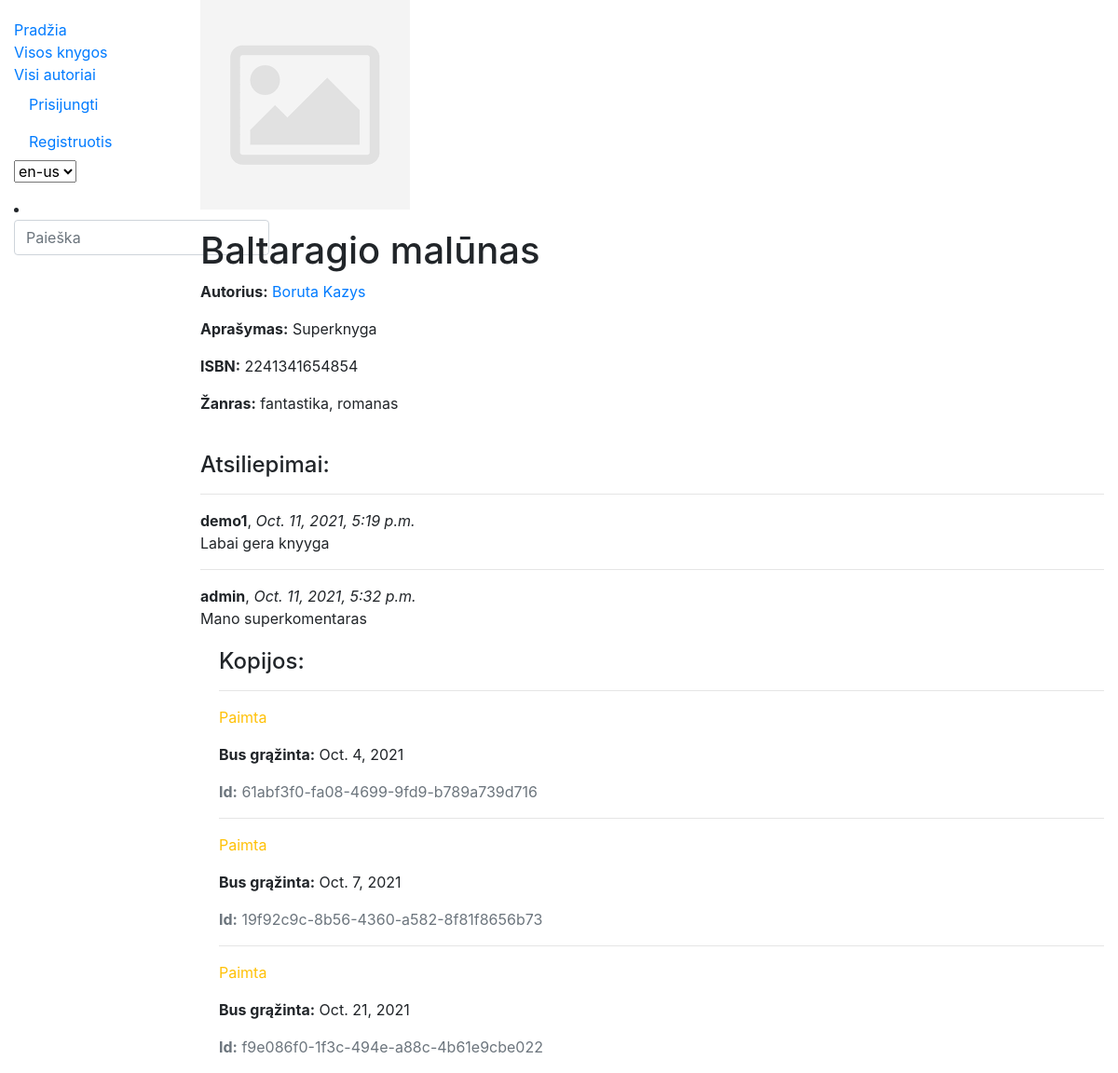
The page /library/books/1 on the database as committed earlier.
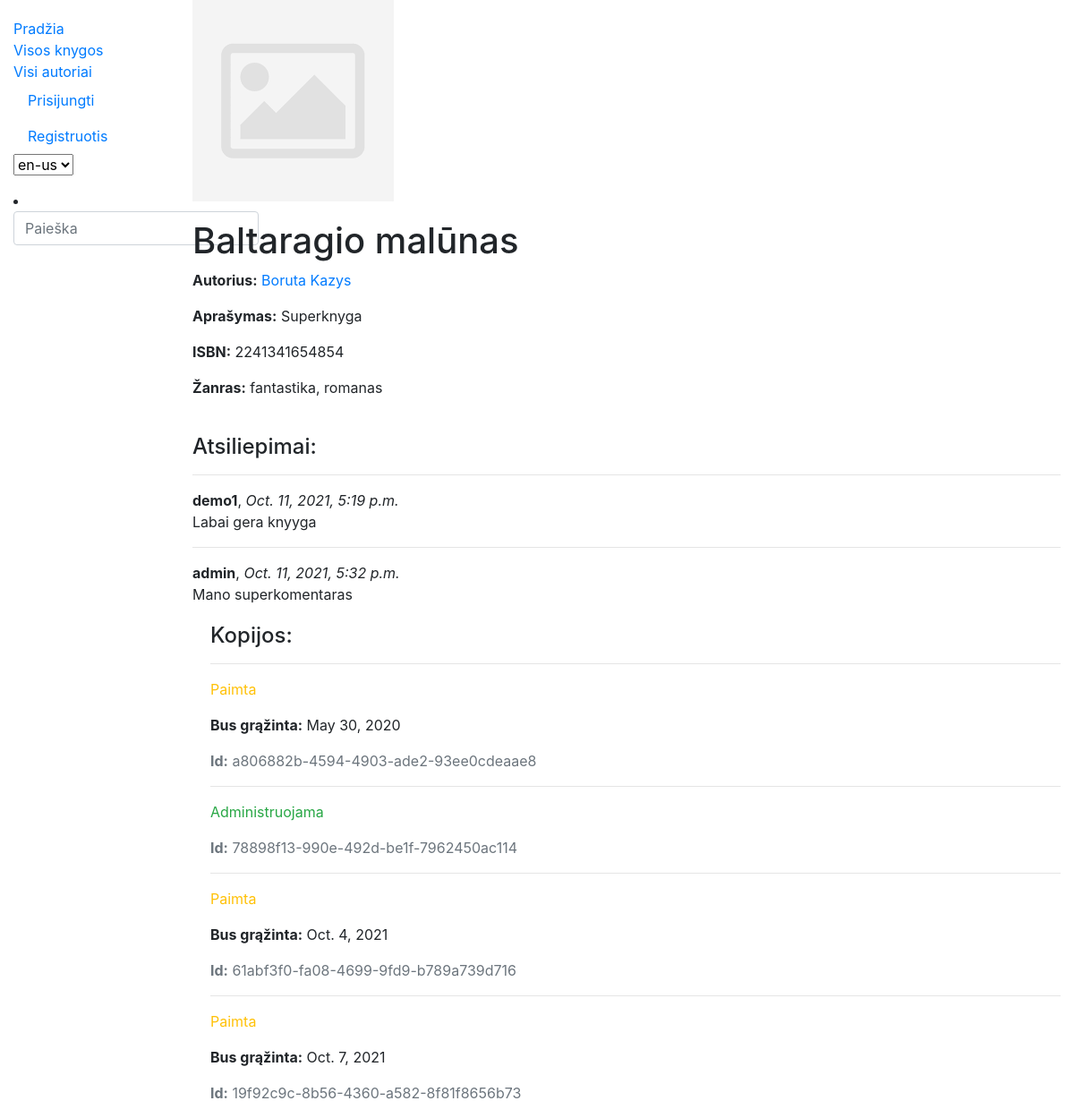
The same page on the database as committed later.
### library/models.py (models this page shows, shortened)
class Book(models.Model):
    title = models.CharField(_('Title'), max_length=200)
    author = models.ForeignKey('Author', on_delete=models.SET_NULL, null=True, related_name='books')
    summary = models.TextField(_('Summary'), max_length=1000, help_text=_('Shot book summary'))
    isbn = models.CharField('ISBN', max_length=13,
                            help_text='13 Simbolių <a href="https://www.isbn-international.org/content/what-isbn">ISBN kodas</a>')
    genre = models.ManyToManyField(Genre, help_text=_('Please choose genres'))
    cover = models.ImageField(_('Cover'), upload_to='covers', null=True)
    def display_genre(self):
        return ', '.join(genre.name for genre in self.genre.all()[:3])
    display_genre.short_description = 'Žanras'
    class Meta:
        verbose_name = 'Knyga'
        verbose_name_plural = 'Knygos'

class Author(models.Model):
    first_name = models.CharField('Vardas', max_length=100)
    last_name = models.CharField('Pavardė', max_length=100)
    description = HTMLField('Aprašymas', null=True)
    def display_books(self):
        return ', '.join(book.title for book in self.books.all()[:3])
    display_books.short_description = 'Knygos'
    class Meta:
        ordering = ['last_name', 'first_name']
        verbose_name = 'Autorius'
        verbose_name_plural = 'Autoriai'
    def __str__(self):
        return f'{self.last_name} {self.first_name}'

class Genre(models.Model):
    name = models.CharField('Pavadinimas', max_length=200, help_text='Įveskite knygos žanrą (pvz. detektyvas)')
    def __str__(self):
        return self.name
    class Meta:
        verbose_name = 'Žanras'
        verbose_name_plural = 'Žanrai'

class BookReview(models.Model):
    book = models.ForeignKey('Book', on_delete=models.SET_NULL, null=True, blank=True)
    reviewer = models.ForeignKey(User, on_delete=models.SET_NULL, null=True, blank=True)
    date_created = models.DateTimeField(auto_now_add=True)
    content = models.TextField('Atsiliepimas', max_length=2000)

class BookInstance(models.Model):
    id = models.UUIDField(primary_key=True, default=uuid.uuid4, help_text='Unikalus ID knygos kopijai')
    book = models.ForeignKey('Book', on_delete=models.SET_NULL, null=True)
    due_back = models.DateField('Bus prieinama', null=True, blank=True)
    reader = models.ForeignKey(User, on_delete=models.SET_NULL, null=True, blank=True)
    LOAN_STATUS = (
        ('a', 'Administruojama'),
        ('p', 'Paimta'),
        ('g', 'Galima paimti'),
        ('r', 'Rezervuota'),
    )
    status = models.CharField(
        max_length=1,
        choices=LOAN_STATUS,
        blank=True,
        default='p',
        help_text='Statusas',
    )
    class Meta:
        ordering = ['due_back']
        verbose_name = 'Knygos egzempliorius'
        verbose_name_plural = 'Knygų egzemplioriai'

### library/views.py (the view, shortened to what this page needs)
# urls.py: path('books/<int:pk>', views.BookDetailView.as_view(), name='book-detail'),
class BookDetailView(FormMixin, generic.DetailView):
    model = Book
    template_name = 'book_detail.html'
    form_class = BookReviewForm
    class Meta:
        ordering = ['title']
    def get_context_data(self, *args, **kwargs):
       context = super(BookDetailView, self).get_context_data(**kwargs)
       context['form'] = BookReviewForm(initial={'book': self.object})
       return context

### library/forms.py
class BookReviewForm(forms.ModelForm):
    class Meta:
        model = BookReview
        fields = ('content', 'book', 'reviewer',)
        widgets = {'book': forms.HiddenInput(), 'reviewer': forms.HiddenInput()}

### library/templates/book_detail.html (shortened to what this page needs)
{% extends "base.html" %}
{% block content %}
 {% load static %}
  {% if book.cover %}
    <img src="{{ book.cover.url }}" style="margin-bottom: 20px;">
  {% else %}
    <img src="{% static 'img/no-image.png' %}" style="margin-bottom: 20px;">
  {% endif %}
  <h1>{{ book.title }}</h1>
  <p><strong>Autorius:</strong> <a href="{% url 'author' book.author.pk %}">{{ book.author }}</a></p>
  <p><strong>Aprašymas:</strong> {{ book.summary }}</p>
  <p><strong>ISBN:</strong> {{ book.isbn }}</p>
  <p><strong>Žanras:</strong> {{ book.genre.all|join:", " }}</p>
  <h4>Atsiliepimai:</h4>
  {% if book.bookreview_set.all %}
    {% for review in book.bookreview_set.all %}
      <hr>
      <strong>{{ review.reviewer }}</strong>, <em>{{ review.date_created}}</em>
      <p>{{ review.content }}</p>
    {% endfor %}
  {% else %}
    <p>Knyga neturi atsiliepimų</p>
  {% endif %}
  <div style="margin-left:20px;margin-top:20px">
    <h4>Kopijos:</h4>
    {% for copy in book.bookinstance_set.all %}
      <hr>
      <p class="{% if copy.status == 'a' %}text-success{% elif copy.status == 'm' %}text-danger{% else %}text-warning{% endif %}">
        {{ copy.get_status_display }}
      </p>
      {% if copy.status != 'a' %}
        <p><strong>Bus grąžinta:</strong> {{ copy.due_back }}</p>
      {% endif %}
      <p class="text-muted"><strong>Id:</strong> {{ copy.id }}</p>
    {% endfor %}
  </div>
{% endblock %}

### library/templates/base.html (shortened to what this page needs)
<!DOCTYPE html>
<html lang="en">
<head>
  <link rel="stylesheet" href="https://stackpath.bootstrapcdn.com/bootstrap/4.1.3/css/bootstrap.min.css">
  {% load static %}
{% load i18n %}
  <link rel="stylesheet" href="{% static 'css/styles.css' %}">
</head>
<body>
  <div class="container-fluid">
    <div class="row">
      <div class="col-sm-2">
      {% block sidebar %}
        <ul class="sidebar-nav">
          <li><a href="{% url 'index' %}">Pradžia</a></li>
          <li><a href="{% url 'books' %}">Visos knygos</a></li>
          <li><a href="{% url 'authors' %}">Visi autoriai</a></li>
            {% if user.is_authenticated %}
            <li class="nav-item"><a class="nav-link" href="{% url 'profilis' %}">
              <svg class="bi bi-person" width="1.5em" height="1.5em" viewBox="0 0 16 16" fill="currentColor" xmlns="http://www.w3.org/2000/svg">
                <path fill-rule="evenodd" d="M13 14s1 0 1-1-1-4-6-4-6 3-6 4 1 1 1 1h10zm-9.995-.944v-.002.002zM3.022 13h9.956a.274.274 0 00.014-.002l.008-.002c-.001-.246-.154-.986-.832-1.664C11.516 10.68 10.289 10 8 10c-2.29 0-3.516.68-4.168 1.332-.678.678-.83 1.418-.832 1.664a1.05 1.05 0 00.022.004zm9.974.056v-.002.002zM8 7a2 2 0 100-4 2 2 0 000 4zm3-2a3 3 0 11-6 0 3 3 0 016 0z" clip-rule="evenodd"/>
              </svg>
            {{ user.get_username }}</a></li>
            <li class="nav-item"><a class="nav-link" href="{% url 'my-borrowed' %}">Mano knygos</a></li>
            <li class="nav-item"><a class="nav-link" href="{% url 'my-borrowed-new'%}?next=/library">Paimti knygą</a></li>
            <li class="nav-item"><a class="nav-link" href="{% url 'logout'%}">Atsijungti</a></li>
          {% else %}
            <li class="nav-item"><a class="nav-link" href="{% url 'login'%}?next={{request.path}}">Prisijungti</a></li>
            <li class="nav-item"><a class="nav-link" href="{% url 'register' %}">Registruotis</a></li>
          {% endif %}
        {% load i18n %}
      <form action="{% url 'set_language' %}" method="post">
        <select name="language" onchange="this.form.submit()">
          {% get_current_language as LANGUAGE_CODE %}
          {% get_available_languages as LANGUAGES %}
          {% for lang in LANGUAGES %}
          <option value="{{ lang.0 }}" {% if lang.0 == LANGUAGE_CODE %} selected="selected" {% endif %}>
            {{ lang.0 }}
          </option>
          {% endfor %}
        </select>
      </form>
        </ul>
        <li>
    <form action="{% url 'search' %}" method="get" class="form-inline my-2 my-md-0">
      <input name="query" class="form-control" type="text" placeholder="Paieška">
    </form>
  </li>
     {% endblock %}
      </div>
      <div class="col-sm-10 ">{% block content %}{% endblock %}</div>
    </div>
  </div>
</body>
</html>

### library/static/css/styles.css (style rules this page uses)
.sidebar-nav { margin-top: 20px; padding: 0; list-style: none; }

Rows that differ between the two databases and show on the page:
removed BookInstance: status "Paimta", due_back "Oct. 21, 2021", id "f9e086f0-1f3c-494e-a88c-4b61e9cbe022"
added BookInstance: status "Paimta", due_back "May 30, 2020", id "a806882b-4594-4903-ade2-93ee0cdeaae8"
added BookInstance: status "Administruojama", id "78898f13-990e-492d-be1f-7962450ac114"
